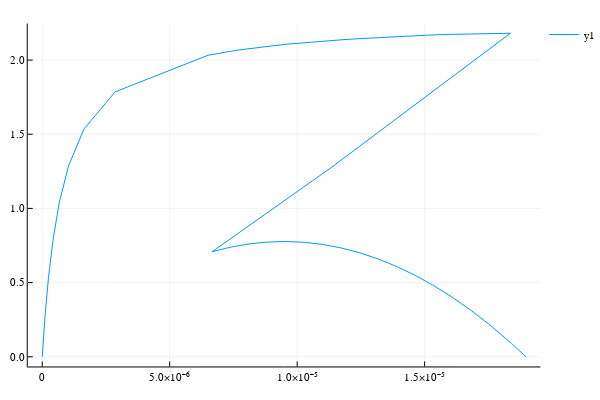

Notebook code cell kept with this figure:
### Markdown cell above
## X vs D (τ > 0)

### Code cell
X_vs_Dpdata = plot((mupdata, Xpdata))

### Figure 1 — Plotly figure (JSON) as saved in the notebook; plotly's stock layout.template omitted (floating-point values rounded to 4 significant figures; data arrays with more than 128 entries replaced by an {"elided": "..."} marker saying what was removed)
{"data": [{"colorbar": {"title": ""}, "hoverinfo": "text", "legendgroup": "y1", "line": {"color": "rgba(0, 154, 250, 1.000)", "dash": "solid", "shape": "linear", "width": 1}, "mode": "lines", "name": "y1", "showlegend": true, "text": {"elided": "255 null values"}, "type": "scatter", "x": {"elided": "255 float values"}, "xaxis": "x1", "y": {"elided": "255 float values"}, "yaxis": "y1"}], "layout": {"annotations": [], "height": 400, "legend": {"bgcolor": "rgba(255, 255, 255, 1.000)", "bordercolor": "rgba(0, 0, 0, 1.000)", "font": {"color": "rgba(0, 0, 0, 1.000)", "family": "sans-serif", "size": 11}, "tracegroupgap": 0, "x": 1, "y": 1}, "margin": {"b": 20, "l": 0, "r": 0, "t": 20}, "paper_bgcolor": "rgba(255, 255, 255, 1.000)", "plot_bgcolor": "rgba(255, 255, 255, 1.000)", "showlegend": true, "width": 600, "xaxis": {"anchor": "y1", "domain": [0.05101, 0.9934], "gridcolor": "rgba(0, 0, 0, 0.100)", "gridwidth": 0.5, "linecolor": "rgba(0, 0, 0, 1.000)", "mirror": false, "range": [-5.692e-07, 1.954e-05], "showgrid": true, "showline": true, "showticklabels": true, "tickangle": 0, "tickcolor": "rgb(0, 0, 0)", "tickfont": {"color": "rgba(0, 0, 0, 1.000)", "family": "sans-serif", "size": 11}, "tickmode": "array", "ticks": "inside", "ticktext": ["0", "5.0×10⁻⁶", "1.0×10⁻⁵", "1.5×10⁻⁵"], "tickvals": [0, 5e-06, 1e-05, 1.5e-05], "title": "", "titlefont": {"color": "rgba(0, 0, 0, 1.000)", "family": "sans-serif", "size": 15}, "type": "-", "visible": true, "zeroline": false, "zerolinecolor": "rgba(0, 0, 0, 1.000)"}, "yaxis": {"anchor": "x1", "domain": [0.03762, 0.9902], "gridcolor": "rgba(0, 0, 0, 0.100)", "gridwidth": 0.5, "linecolor": "rgba(0, 0, 0, 1.000)", "mirror": false, "range": [-0.06542, 2.246], "showgrid": true, "showline": true, "showticklabels": true, "tickangle": 0, "tickcolor": "rgb(0, 0, 0)", "tickfont": {"color": "rgba(0, 0, 0, 1.000)", "family": "sans-serif", "size": 11}, "tickmode": "array", "ticks": "inside", "ticktext": ["0.0", "0.5", "1.0", "1.5", "2.0"], "tickvals": [0, 0.5, 1, 1.5, 2], "title": "", "titlefont": {"color": "rgba(0, 0, 0, 1.000)", "family": "sans-serif", "size": 15}, "type": "-", "visible": true, "zeroline": false, "zerolinecolor": "rgba(0, 0, 0, 1.000)"}}}
